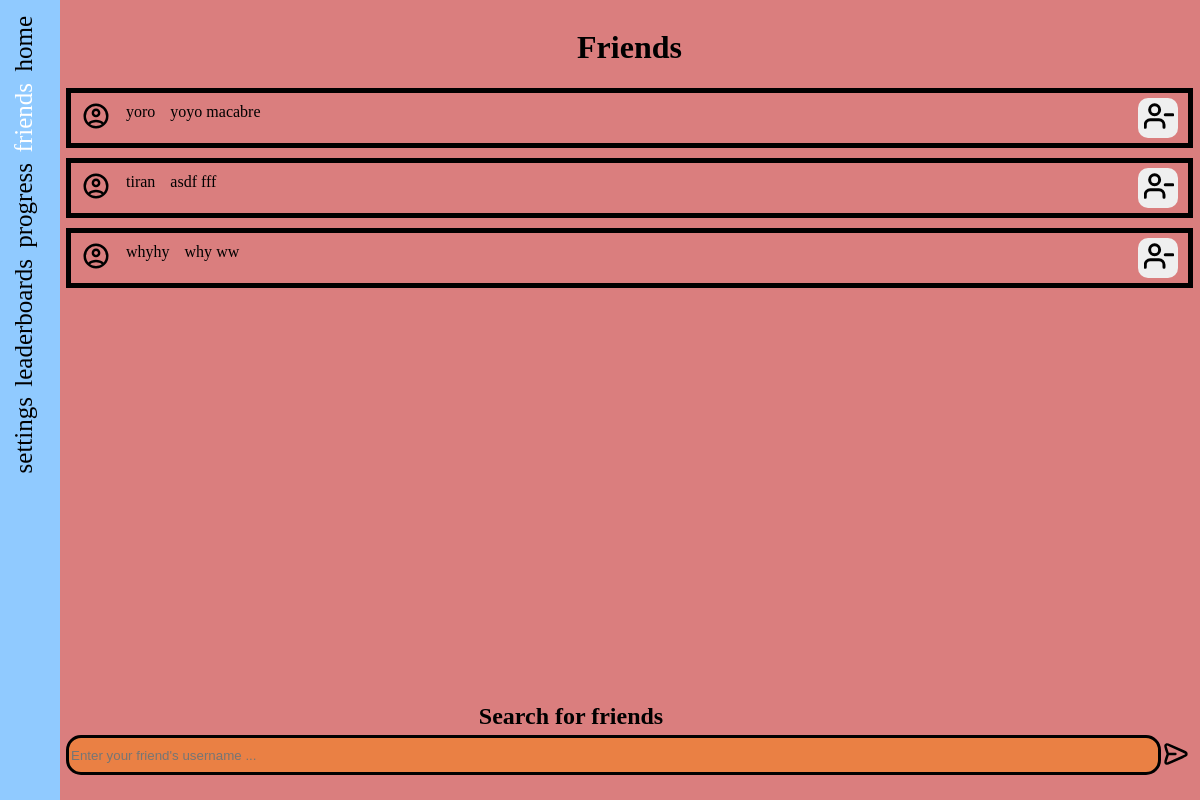
Screenshot of /friends (signed in) with the database file from the repository.
### tables this page shows
CREATE TABLE USERS (ID INTEGER PRIMARY KEY AUTOINCREMENT NOT NULL, firstname TEXT, lastname TEXT, username TEXT, email TEXT, age INT, profile_pic IMAGE, date_joined DATE, password HASH);

### app/main.py (the view)
@main.route("/friends")
@login_required
def friends():
    a = render_template("mainpages/friends.html",
                        suggested = db.main.Friends().get_friends_of_friends(current_user.id),
                        friends= db.main.Friends().get_friends(current_user.id))
    return a

### app/__init__.py (called while the page is built)
@login_manager.user_loader
def load_user(user_id):
    return get_user_by_id(user_id)

### app/auth.py (called while the page is built)
def get_user_by_id(user_id):
    conn = sqlite3.connect('main.db')
    cursor = conn.cursor()
    cursor.execute("SELECT * FROM users WHERE id = ?", (user_id,))
    user = cursor.fetchone()
    conn.close()
    if user:
        return User(user[0], user[1], user[2], user[3], user[4], user[5], user[6], user[7], user[8])
    return None

### db/main.py (called while the page is built)
def create_dict(cursor, row):
    d = {}
    for idx,col in enumerate(cursor.description):
        d[col[0]] = row[idx]
    return d

    def get_friends_of_friends(self, userID):
        frds = self.conn.execute('''SELECT Users.ID, username, firstname, lastname FROM Friends
                    INNER JOIN Users ON Users.ID = Friends.userID2
                    WHERE Friends.userID1 = ?;''', [userID]) # generates a list of friends
        total = []
        temp = []
        f = frds.fetchall()
        for i in f:
            temp = self.conn.execute('''SELECT Users.ID, username, firstname, lastname FROM Friends
                    INNER JOIN Users ON Users.ID = Friends.userID2
                    WHERE Friends.userID1 = ?;''', [i['ID']]).fetchall()
            total.extend([x for x in temp if not x in total and x['ID'] != userID and x not in f])
        return total

    def get_friends(self, userID):
        frds = self.conn.execute('''SELECT Users.ID, username, firstname, lastname FROM Friends
                    INNER JOIN Users ON Users.ID = Friends.userID2
                    WHERE Friends.userID1 = ?;''', [userID])
        f = frds.fetchall()
        return f

### app/templates/mainpages/friends.html (shortened to what this page needs)
{% extends "base.html" %}
{% block head %}
    <link rel="stylesheet" href="../static/friends.css">
{% endblock head %}
{% block side %}
    <div class="sidebar">
        <a class="aaa home" href="home">home</a>
        <a class="aaa friends active" href="friends">friends</a>
        <a class="aaa progress" href="progress">progress</a>
        <a class="aaa leaderboards" href="leaderboards">leaderboards</a>
        <a class="aaa settings" href="settings">settings</a>
    </div>
{% endblock side %}
{% block body %}
    {% from "macros.html" import suggest_friends with context%}
    {% from "macros.html" import friend with context%}
    <div class="header"><h2>Search for friends</h2></div>
    <div class="search">
        <form method="post">
            <div class="searchbar">
                <input type="textbox" name="username" placeholder="Enter your friend's username ...">
                <button type="submit"><img src="../static/images/send.svg" alt="send"></button>
            </div>
        </form>
    </div>
    {% if friends %}
        <div class="header"><h1>Friends</h1></div>
        {% for i in friends %}
            {{friend("../static/images/icon.svg", i['username'], i['firstname'], i['lastname'], i['ID'])}}
        {% endfor %}
    {% else %}
        <div class="header"><h1>Would you like to search for a friend?</h1></div>
    {% endif %}
{% endblock body %}

### app/templates/macros.html (shortened to what this page needs)
{% macro friend(icon, username, firstname, lastname, frdID) %}
        <div class="suggested-friend">
            <div class="row-one">
                <div class="icon click{{frdID}}"><img src="{{icon}}" alt="img"></div>
                <div class="username click{{frdID}}">{{username}}</div>
                <div class="name click{{frdID}}"> {{firstname}} {{lastname}}</div>
                <button class="button-remove-friend" onclick="remove_friend({{frdID}})">
                    <img src="../static/images/remove-friend.svg" alt="remove_frd">
                </button>
            </div>
        </div>
{%endmacro%}

### app/static/sidebar.css (style rules this page uses)
body { background-color: #DA7E7E; }
div { float: left; }
.sidebar { height: 100%; width: 60px; position: fixed; z-index: 1; top: 0; left: 0; background-color: #90CAFF; overflow-x: hidden; padding-top: 10px; }
.aaa { writing-mode: vertical-rl; rotate: 180deg; padding: 5px 10px 6px 16px; text-decoration: none; color: black; font-size: 25px; display: block ; }
.active { color: white; }

### app/static/friends.css (style rules this page uses)
.suggested-friend { margin-left: 5px; width: calc(100% - 20px); }
.row-one { width: 100%; border: 5px solid black; margin-bottom: 10px; display: flex; flex-direction: row; flex-wrap: wrap; }
.header { width: 100%; text-align: center; }
.search { position: fixed; bottom: 15px; width: 100%; }
.searchbar { margin-left: 5px; margin-right: 5px; width: calc(100% - 75px); float: left; display: flex; flex-direction: row; }
input { box-sizing: border-box; height: 40px; border: 3.4px solid black; border-radius: 15px; background-color: #EA8044; margin-bottom: 10px; flex: 1; outline: none; }
.icon { align-content: center; margin-left: 10px; }
.username, .name { margin-top: 10px; margin-left: 15px; }
.name { flex: 1; }
.button-add-friend, .button-remove-friend { width: 40px; height: 40px; margin-left: 20px; margin-right: 10px; margin-top: 5px; margin-bottom: 5px; border: none; border-radius: 10px; }
img { object-fit: contain; width: 30px; margin: 0 auto; }
.searchbar button { all: unset; margin-bottom: 8px; }
.header h2 { position: fixed; bottom: 50px; width: 85%; text-align: center; }

### rows the page displays
USERS: username "yoro", firstname "yoyo", lastname "macabre"
USERS: username "tiran", firstname "asdf", lastname "fff"
USERS: username "whyhy", firstname "why", lastname "ww"
